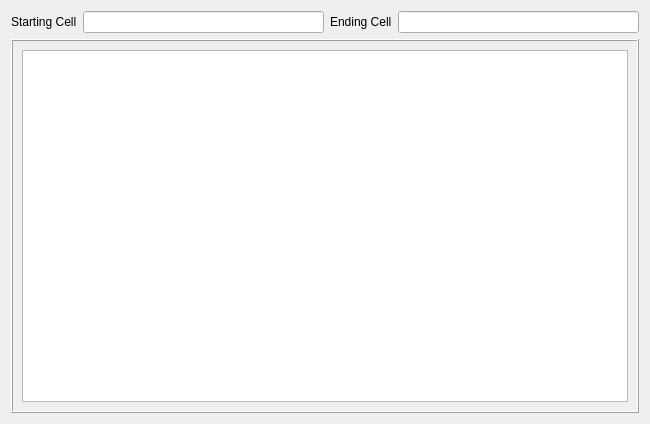
<?xml version="1.0" encoding="UTF-8"?>
<ui version="4.0">
 <class>cellDialog</class>
 <widget class="QDialog" name="cellDialog">
  <property name="geometry">
   <rect>
    <x>0</x>
    <y>0</y>
    <width>650</width>
    <height>424</height>
   </rect>
  </property>
  <property name="sizePolicy">
   <sizepolicy hsizetype="Expanding" vsizetype="Expanding">
    <horstretch>0</horstretch>
    <verstretch>0</verstretch>
   </sizepolicy>
  </property>
  <property name="minimumSize">
   <size>
    <width>650</width>
    <height>424</height>
   </size>
  </property>
  <property name="windowTitle">
   <string>Dialog</string>
  </property>
  <layout class="QGridLayout" name="gridLayout">
   <item row="0" column="0">
    <widget class="QLabel" name="startLabel">
     <property name="text">
      <string>Starting Cell</string>
     </property>
    </widget>
   </item>
   <item row="0" column="1">
    <widget class="QLineEdit" name="startCell"/>
   </item>
   <item row="0" column="3">
    <widget class="QLineEdit" name="endCell"/>
   </item>
   <item row="0" column="2">
    <widget class="QLabel" name="endLabel">
     <property name="text">
      <string>Ending Cell</string>
     </property>
    </widget>
   </item>
   <item row="1" column="0" colspan="4">
    <widget class="QFrame" name="diaFrame">
     <property name="sizePolicy">
      <sizepolicy hsizetype="MinimumExpanding" vsizetype="MinimumExpanding">
       <horstretch>0</horstretch>
       <verstretch>0</verstretch>
      </sizepolicy>
     </property>
     <property name="frameShape">
      <enum>QFrame::Box</enum>
     </property>
     <property name="frameShadow">
      <enum>QFrame::Raised</enum>
     </property>
     <layout class="QGridLayout" name="gridLayout_2">
      <item row="0" column="0">
       <widget class="QGraphicsView" name="graphicsView"/>
      </item>
     </layout>
    </widget>
   </item>
  </layout>
 </widget>
 <resources/>
 <connections/>
</ui>
